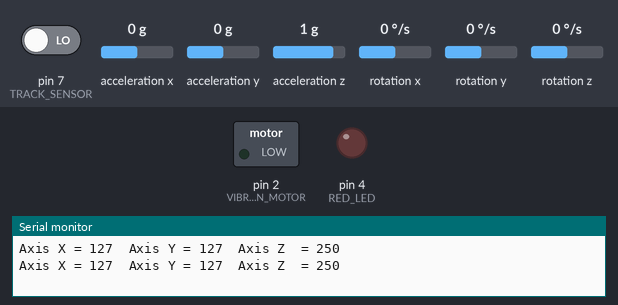
This sketch was run on a simulated Arduino Uno, built with avr-gcc and run on an emulated ATmega328P. Parts: switched loads named in the sketch (green lamp = pin HIGH), output pins drawn as LEDs (lit = HIGH), the last lines printed to the serial monitor. Dashed ring = blinking. The test bench sets the inputs (shaded band); at power-on: pin 7 (TRACK_SENSOR) LOW, acceleration x 0 g, acceleration y 0 g, acceleration z 1 g, rotation x 0 °/s, rotation y 0 °/s, rotation z 0 °/s.

Above: at 1.2 s.
1.3 s: pin 7 (TRACK_SENSOR) driven HIGH
At 2.0 s:
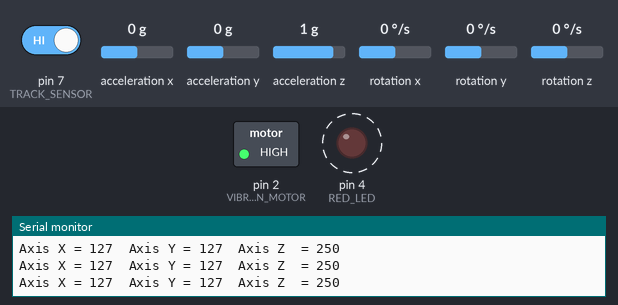
4.3 s: pin 7 (TRACK_SENSOR) driven LOW
At 5.3 s:
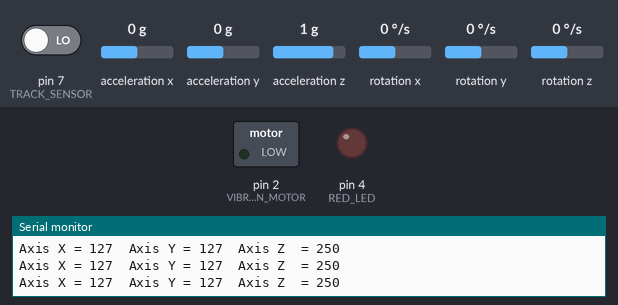
Timing chart, 0 to 7.3 s (numbered marks = the images above; inputs shaded):
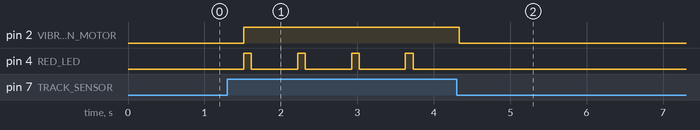

The sketch:

sketch_skroovate_01.ino
```cpp
#define RED_LED 4
#define VIBRATION_MOTOR 2
#define TRACK_SENSOR 7

#include "Wire.h"
#include "I2Cdev.h"
#include "MPU6050.h"

MPU6050 mpu;
int16_t ax, ay, az;
int16_t gx, gy, gz;

struct MyData {
  byte X;
  byte Y;
  byte Z;
};

MyData data;


void setup() {
  // put your setup code here, to run once:
  pinMode(VIBRATION_MOTOR,OUTPUT);// defining the motor as output
  pinMode(RED_LED, OUTPUT); // defining the led as output
  pinMode(TRACK_SENSOR, INPUT);// defining the track sesnor as input

  Serial.begin(9600);
  Wire.begin();
  mpu.initialize();
  //pinMode(LED_BUILTIN, OUTPUT);
}


void loop() {
  // put your main code here, to run repeatedly:
   int sval = digitalRead(TRACK_SENSOR);

      if (sval == HIGH) {
         digitalWrite(VIBRATION_MOTOR,HIGH); // start vibration
         digitalWrite(RED_LED, HIGH);
         delay(100);
         digitalWrite(RED_LED, LOW);
         delay(100);


      } else {
         digitalWrite(VIBRATION_MOTOR,LOW); // turn off vibrtion
         digitalWrite(RED_LED, LOW);

      }
   mpu.getMotion6(&ax, &ay, &az, &gx, &gy, &gz);
   data.X = map(ax, -17000, 17000, 0, 255 ); // X axis data
   data.Y = map(ay, -17000, 17000, 0, 255); // Y axis data
   data.Z = map(az, -17000, 17000, 0, 255);  // Z axis data
   delay(500);
   Serial.print("Axis X = ");
   Serial.print(data.X);
   Serial.print("  ");
   Serial.print("Axis Y = ");
   Serial.print(data.Y);
   Serial.print("  ");
   Serial.print("Axis Z  = ");
   Serial.println(data.Z);
}
```

Measured:
- after the input at 1.3 s, pin 2 (VIBRATION_MOTOR): LOW → HIGH after 0.21 s; pin 4 (RED_LED): alternates HIGH for 0.10 s and LOW for 0.60 s, starting after 0.21 s
- after the input at 4.3 s, pin 2 (VIBRATION_MOTOR): HIGH → LOW at once; pin 4 (RED_LED): stops changing and stays LOW
